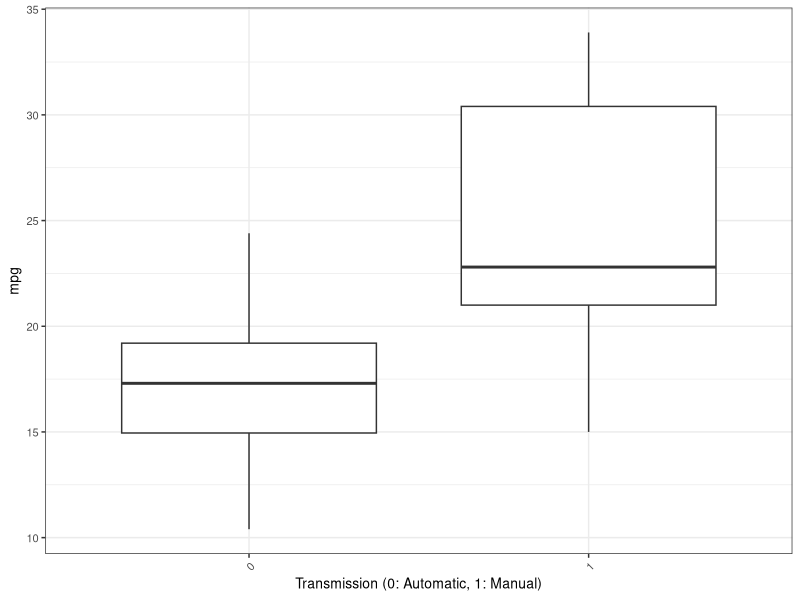
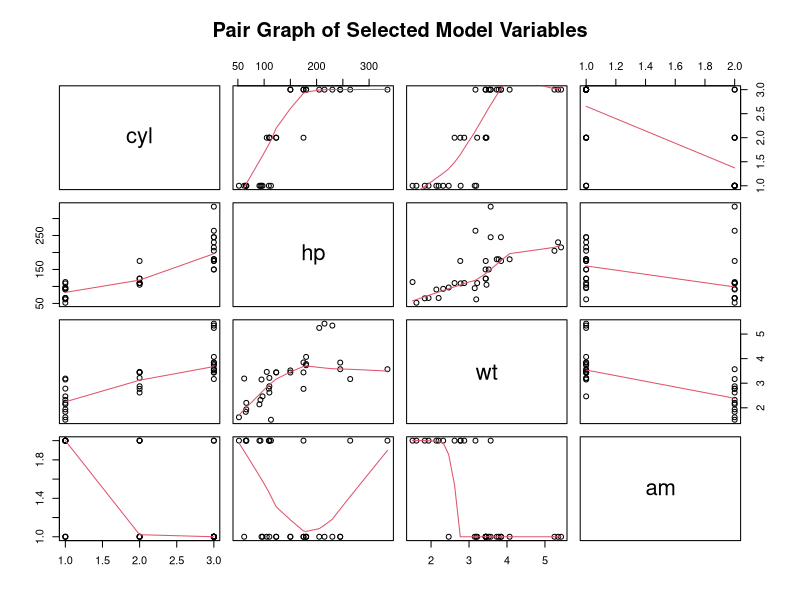
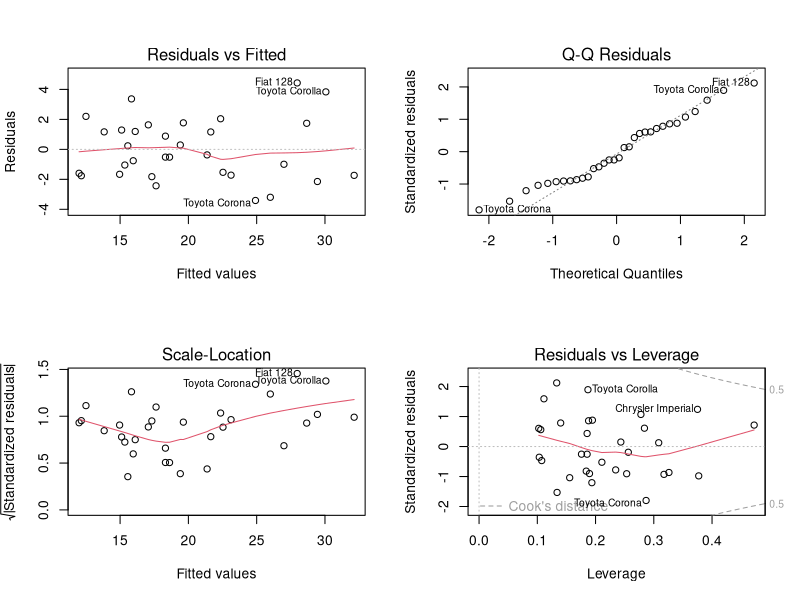

Here is the R script that generated these plots, in order:
## ---- chunk 1
libs=c('ggplot2','scales')
lapply(libs,library, character.only=T)
# Plot style
Plot_theme = theme_bw()+
      theme(plot.title = element_text(size = 12)
            ,axis.title.x = element_text(size=10)
            ,axis.title.y = element_text(size=10)
            ,axis.text.x = element_text(size=8,angle = 45, hjust = 1)
            ,axis.text.y = element_text(size=8)            
      )
# Load Data
data(mtcars)
mtcars$cyl <- as.factor(mtcars$cyl)
mtcars$vs <- as.factor(mtcars$vs)
mtcars$am <- factor(mtcars$am)
mtcars$gear <- factor(mtcars$gear)
mtcars$carb <- factor(mtcars$carb)
## ---- chunk 2
ggplot(data=mtcars)+
  geom_boxplot(aes(factor(am),mpg))+
  labs(x='Transmission (0: Automatic, 1: Manual)')+
  Plot_theme
## ---- chunk 3
MPGmuTest=with(mtcars,t.test(mpg~am))
MPGmuTest$p.value
## ---- chunk 4
fullmodel=lm(mpg~.,data=mtcars)
summary(fullmodel)
## ---- chunk 5
sltVarmodel=step(fullmodel)
## ---- chunk 6
pairs(mtcars[,c('cyl','hp','wt','am')],panel=panel.smooth,main='Pair Graph of Selected Model Variables')
## ---- chunk 7
intactmodel=lm(mpg~cyl + hp + wt + am+wt*hp,data=mtcars)
## ---- chunk 8
anova(sltVarmodel,intactmodel)
## ---- chunk 9
par(mfrow = c(2, 2))
plot(intactmodel)
